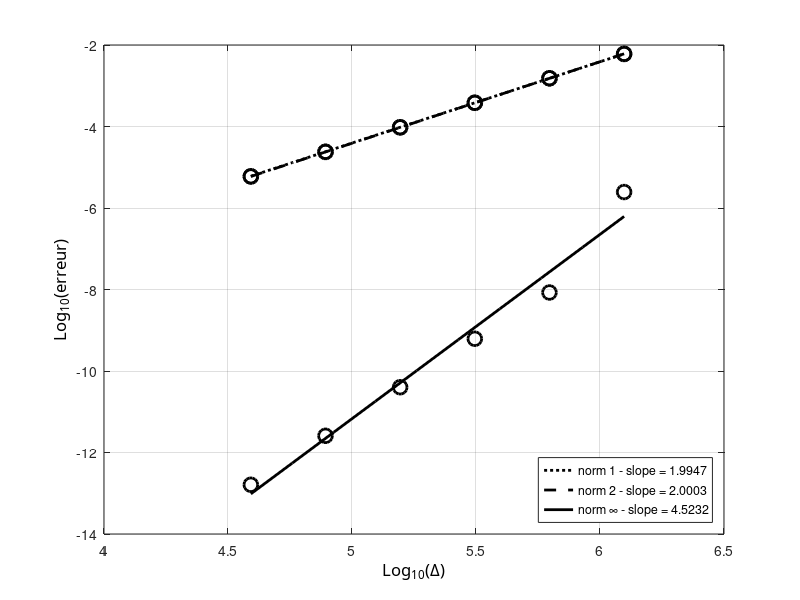

MATLAB code to generate this figure:
clc; clear all; close all;

radius=6371220;
N=[8 16 32 64 128 256];
dx=2*pi*radius./(4*N);
e1=[6.0168e-03   1.5281e-03   3.8365e-04   9.6037e-05   2.4020e-05   6.0062e-06];
e2=[6.0690e-03   1.5225e-03   3.8031e-04   9.4973e-05   2.3726e-05   5.9290e-06];
e3=[2.4651e-6 8.4471e-9 6.1885e-10 3.9985e-11 2.5708e-12 1.6163e-13];

ldx=log10(dx);
le1=log10(e1);
le2=log10(e2);
le3=log10(e3);

%% plot 1
figure(11); 
%% curve 1
hl1=plot(ldx,le1,'ok');
set(hl1,'LineWidth',2.0);
set(hl1,'MarkerSize',10);
set(hl1,'MarkerEdgeColor','k');

hold on;
[a1,b1]=polyfit(ldx,le1,1);
tt=linspace(min(ldx),max(ldx),10);
lsq1=a1(2)+a1(1)*tt;
% %% courbes...
%hlf1=plot(tt,lsq1,'-r');
hlf1=plot(tt,lsq1,':k');
set(hlf1,'LineWidth',2.0);


%% curve 2
hl1=plot(ldx,le2,'ok');
set(hl1,'LineWidth',2.0);
set(hl1,'MarkerSize',10);
set(hl1,'MarkerEdgeColor','k');

hold on;
[a2,b1]=polyfit(ldx,le2,1);
tt=linspace(min(ldx),max(ldx),10);
lsq1=a2(2)+a2(1)*tt;
% %% courbes...
%hlf2=plot(tt,lsq1,'-b');
hlf2=plot(tt,lsq1,'--k');
set(hlf2,'LineWidth',2.0);

%% curve 3
hl1=plot(ldx,le3,'ok');
set(hl1,'LineWidth',2.0);
set(hl1,'MarkerSize',10);
set(hl1,'MarkerEdgeColor','k');

hold on;
[a3,b1]=polyfit(ldx,le3,1);
tt=linspace(min(ldx),max(ldx),10);
lsq1=a3(2)+a3(1)*tt;
% %% courbes...
%hlf3=plot(tt,lsq1,'-g');
hlf3=plot(tt,lsq1,'-k');
set(hlf3,'LineWidth',2.0);

ha=gca;
xa=get(gca,'Xlabel');
set(ha,'Xgrid','on');
set(xa,'String','Log_{10}(\Delta)');
set (xa,'FontName','Calibri');
set(xa,'FontSize',12);

% ylabel
ha=gca;
ya=get(gca,'Ylabel');
set(ha,'Ygrid','on');
set(ya,'String','Log_{10}(erreur)');
set (ya,'FontName','Calibri');
set(ya,'FontSize',12);

%% legend
legend([hlf1,hlf2,hlf3],{['norm 1 - slope = ' num2str(a1(1))],['norm 2 - slope = ' num2str(a2(1))],['norm \infty - slope = ' num2str(a3(1))]},'Location','SouthEast')
